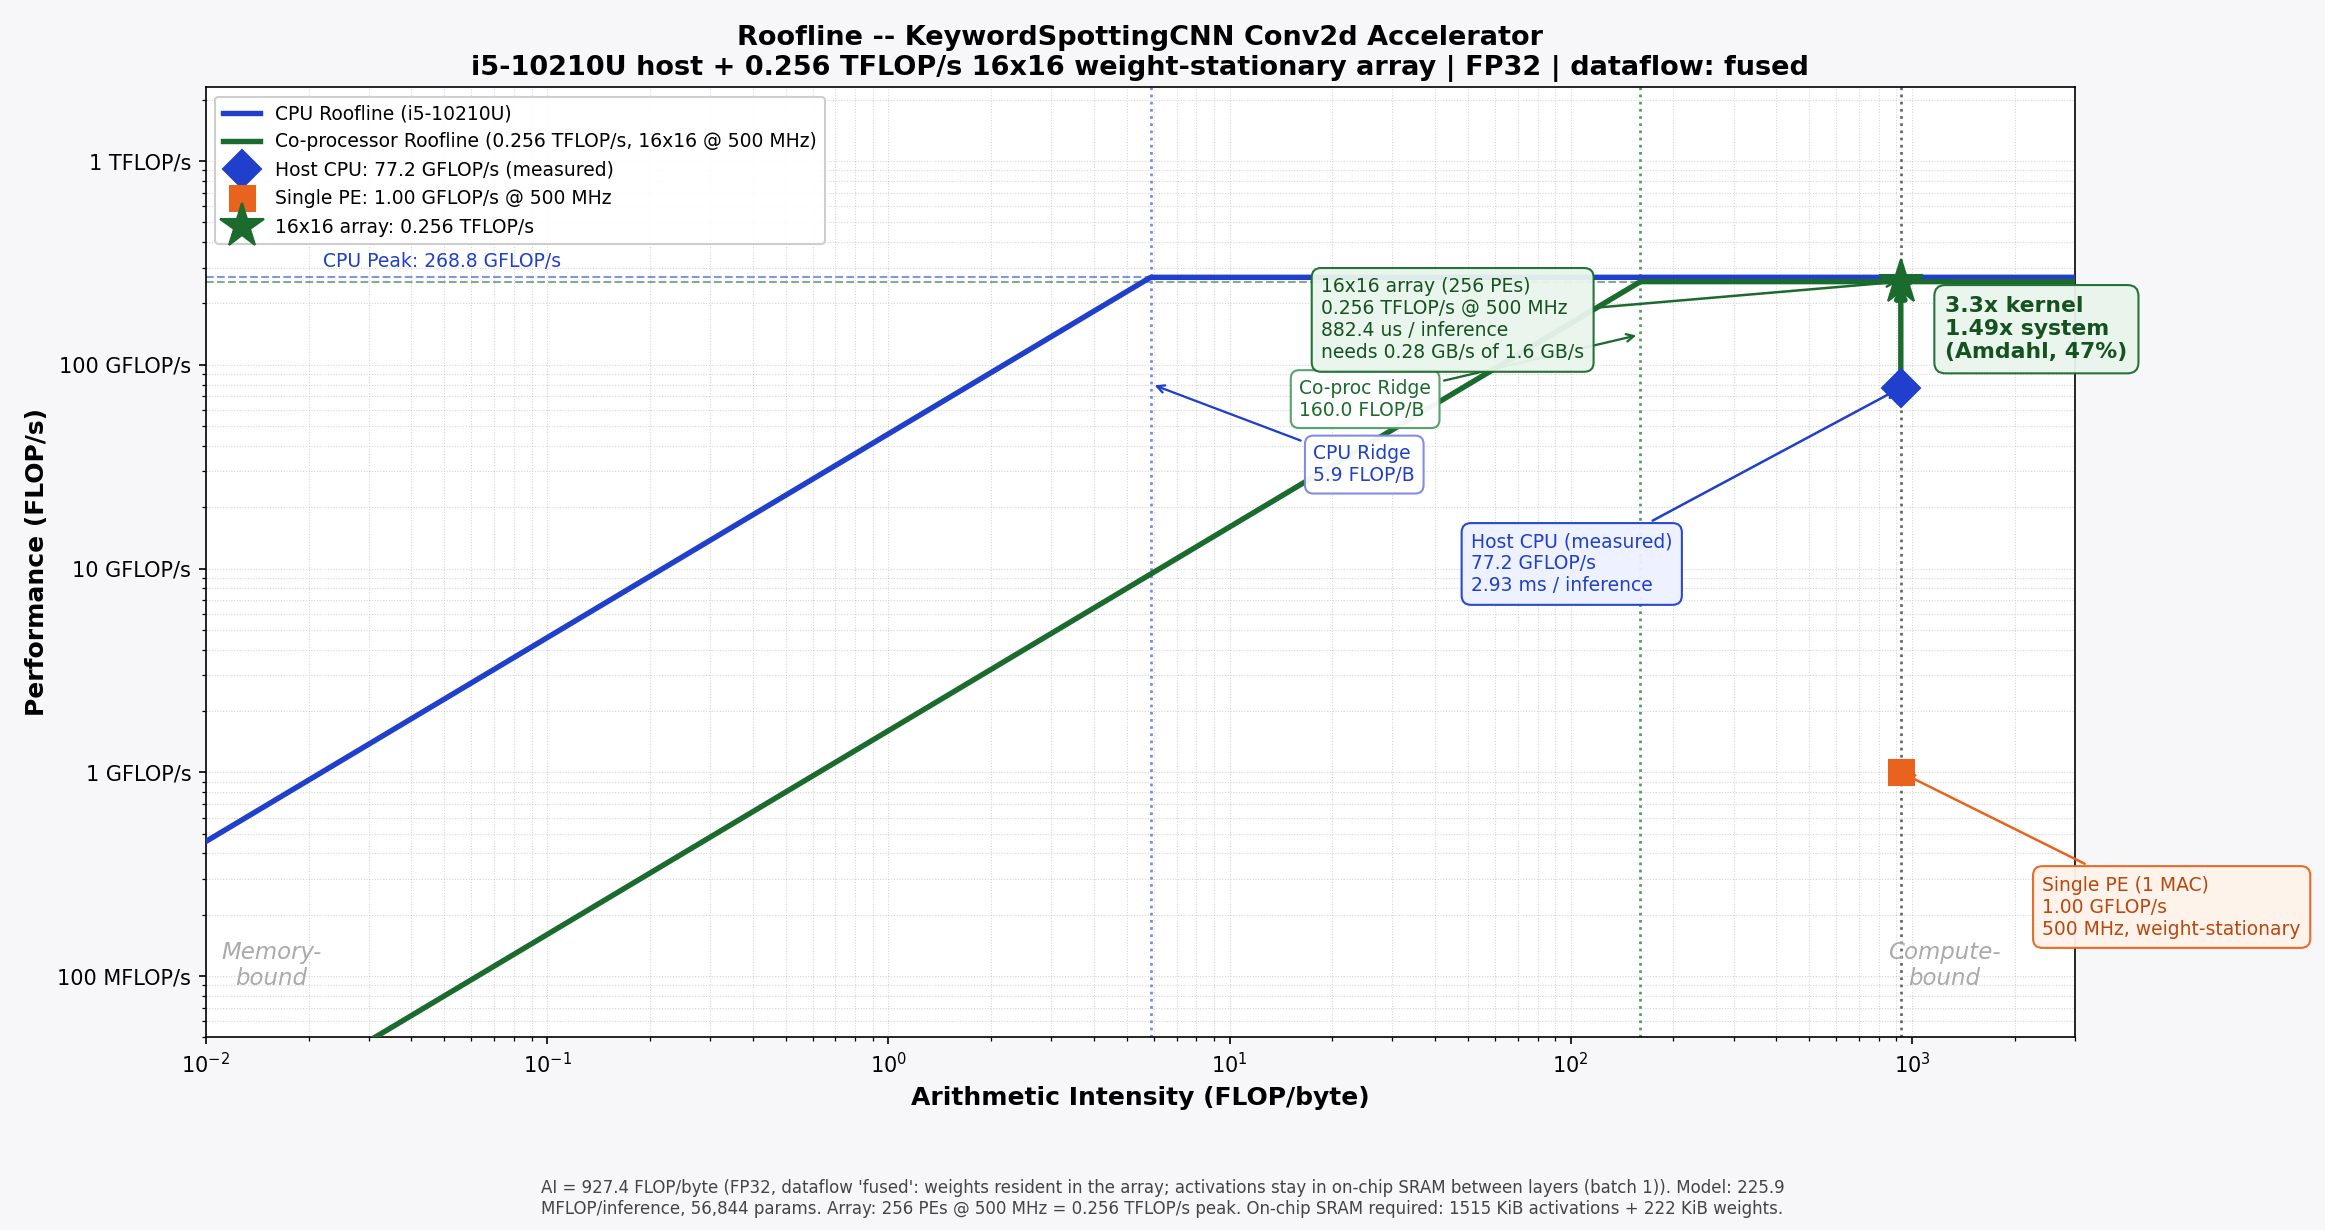

Reproduce this figure in Python.
"""
Roofline analysis for the keyword-spotting CNN: host CPU vs. a proposed
weight-stationary AI chiplet.

Writes Profiling/roofline.png and Profiling/roofline.md.

Three classes of number live here -- keep them straight:
  * Derived from the model (exact, machine-independent): per-layer MACs and
    operand sizes, from torchinfo.
  * Measured on this machine: host CPU achieved GFLOP/s (timed here, batch 1).
  * Platform hypotheses (EDIT THESE): CPU peak FLOP/s and bandwidth, chiplet
    array size / frequency / interface bandwidth, accelerated fraction.

DATAFLOW MODELS (--dataflow):
  none    Every operand fetched from DRAM per layer, no reuse. Worst case.
  ws      Weight-stationary: each weight loaded into the PE array once and
          reused across the whole feature map and the whole batch. Activations
          still stream to/from DRAM between layers.
  fused   Weight-stationary AND activations kept in on-chip SRAM between
          layers (layer fusion). Only the mel input, the logits, and the
          weights ever cross the DRAM interface. Requires enough SRAM to hold
          the largest live activation pair -- the script reports how much.

Requirements:
    pip install torch torchinfo matplotlib

Usage:
    python Profiling/roofline.py
    python Profiling/roofline.py --dataflow fused --freq-mhz 500 --array 32x32
    python Profiling/roofline.py --dataflow fused --bytes-per-elem 1   # INT8
"""

import argparse
import sys
import time
from pathlib import Path

_MISSING = []
try:
    import torch
except ImportError:
    _MISSING.append("torch")
try:
    from torchinfo import summary
except ImportError:
    _MISSING.append("torchinfo")
try:
    import matplotlib
    matplotlib.use("Agg")  # headless: never needs a display
    import matplotlib.pyplot as plt
    from matplotlib.ticker import FuncFormatter
except ImportError:
    _MISSING.append("matplotlib")

if _MISSING:
    sys.exit(
        "Missing required package(s): " + ", ".join(_MISSING) + "\n"
        "Install with:  pip install " + " ".join(_MISSING) + "\n"
        "(for torch, see https://pytorch.org/get-started/locally/ to get the "
        "right CUDA build for your machine)"
    )

REPO_ROOT = Path(__file__).resolve().parent.parent
sys.path.insert(0, str(REPO_ROOT / "src"))

from model import KeywordSpottingCNN  # noqa: E402


def load_dataset_config():
    try:
        import dataset
        return dataset.N_MELS, dataset.NUM_CLASSES
    except Exception:
        return 40, 12


N_MELS, NUM_CLASSES = load_dataset_config()

# ---------------------------------------------------------------------------
# PLATFORM HYPOTHESES -- edit or override on the command line
# ---------------------------------------------------------------------------
# Host CPU: Intel Core i5-10210U (4C/8T, AVX2, boost ~4.2 GHz, DDR4-2667 dual ch.)
#   peak FP32 = 4 cores x 2 FMA x 8 lanes x 2 flop x 4.2 GHz ~= 268.8 GFLOP/s
DEFAULT_CPU_NAME = "i5-10210U"
DEFAULT_CPU_GFLOPS = 268.8
DEFAULT_CPU_BW = 45.8

# Chiplet: weight-stationary systolic array. Peak is derived from array size
# and clock, not hardcoded: rows x cols MACs x 2 FLOP/MAC x frequency.
DEFAULT_ARRAY = "16x16"
DEFAULT_FREQ_MHZ = 500.0
DEFAULT_CHIPLET_BW = 1.6  # GB/s sustained over the host/DRAM interface

# Share of host runtime spent in Conv2d, i.e. the part the chiplet takes over.
# Source: torch.profiler on this model, batch 1 -- aten::convolution accounted
# for ~47% of forward CPU time. Override with --accel-fraction.
DEFAULT_ACCEL_FRACTION = 0.47

DTYPE_NAME = {4: "FP32", 2: "FP16", 1: "INT8"}


def parse_args():
    p = argparse.ArgumentParser(description="Roofline plot for the KWS CNN")
    p.add_argument("--cpu-name", default=DEFAULT_CPU_NAME)
    p.add_argument("--cpu-gflops", type=float, default=DEFAULT_CPU_GFLOPS,
                   help="host CPU peak throughput, GFLOP/s")
    p.add_argument("--cpu-bw", type=float, default=DEFAULT_CPU_BW,
                   help="host CPU peak memory bandwidth, GB/s")
    p.add_argument("--array", default=DEFAULT_ARRAY,
                   help="PE array dimensions, e.g. 16x16 or 32x32")
    p.add_argument("--freq-mhz", type=float, default=DEFAULT_FREQ_MHZ,
                   help="chiplet clock frequency in MHz")
    p.add_argument("--chiplet-bw", type=float, default=DEFAULT_CHIPLET_BW,
                   help="chiplet interface bandwidth, GB/s")
    p.add_argument("--dataflow", default="ws", choices=["none", "ws", "fused"],
                   help="DRAM traffic model (see module docstring)")
    p.add_argument("--bytes-per-elem", type=int, default=4, choices=[1, 2, 4],
                   help="4 = FP32 (default), 2 = FP16/BF16, 1 = INT8")
    p.add_argument("--batch-size", type=int, default=1,
                   help="inferences per weight load (weight-stationary amortisation)")
    p.add_argument("--accel-fraction", type=float, default=DEFAULT_ACCEL_FRACTION,
                   help="fraction of host runtime the chiplet replaces (Amdahl)")
    p.add_argument("--measure-iters", type=int, default=100,
                   help="timed CPU iterations for the measured point (0 to skip)")
    p.add_argument("--out-png", default=str(Path(__file__).resolve().parent / "roofline.png"))
    p.add_argument("--out-md", default=str(Path(__file__).resolve().parent / "roofline.md"))
    return p.parse_args()


def numel(shape):
    n = 1
    for d in shape:
        n *= d
    return n


# ---------------------------------------------------------------------------
# Model-derived quantities
# ---------------------------------------------------------------------------

def analyse_model(args):
    model = KeywordSpottingCNN(num_classes=NUM_CLASSES)
    model.eval()
    input_shape = (1, 1, N_MELS, args.time_frames) if hasattr(args, "time_frames") \
        else (1, 1, N_MELS, 101)
    result = summary(model, input_size=input_shape, verbose=0)

    layers = []
    for li in result.summary_list:
        if not (li.is_leaf_layer and li.macs > 0):
            continue
        layers.append({
            "name": li.get_layer_name(show_var_name=True, show_depth=True),
            "macs": li.macs,
            "in_elems": numel(li.input_size),
            "out_elems": numel(li.output_size),
            "weight_elems": li.num_params,
        })
    layers.sort(key=lambda d: d["macs"], reverse=True)

    # Activation SRAM needed for the fused dataflow: the largest pair of
    # consecutive live tensors (produce into one buffer while reading another).
    acts = sorted({ly["out_elems"] for ly in layers}, reverse=True)
    peak_pair_elems = sum(acts[:2]) if len(acts) >= 2 else (acts[0] if acts else 0)

    return model, result, layers, input_shape, peak_pair_elems


def dram_bytes(args, layers, input_shape, total_weight_elems):
    """DRAM traffic per batch under the selected dataflow."""
    b = args.bytes_per_elem
    n = args.batch_size

    if args.dataflow == "none":
        # Every operand re-fetched, every layer, every sample.
        elems = sum(ly["in_elems"] + ly["out_elems"] + ly["weight_elems"]
                    for ly in layers) * n
        note = "all operands from DRAM every layer, no reuse"
    elif args.dataflow == "ws":
        # Weights loaded once for the whole batch; activations still stream.
        elems = sum(ly["in_elems"] + ly["out_elems"] for ly in layers) * n \
            + total_weight_elems
        note = (f"weights loaded once and held in the array; activations stream "
                f"to/from DRAM (batch {n})")
    else:  # fused
        # Only the mel input, the logits and the weights cross the interface.
        elems = (numel(input_shape) + NUM_CLASSES) * n + total_weight_elems
        note = (f"weights resident in the array; activations stay in on-chip "
                f"SRAM between layers (batch {n})")

    return elems * b, note


# ---------------------------------------------------------------------------
# Measured host point
# ---------------------------------------------------------------------------

def measure_cpu_gflops(model, input_shape, total_flops, iters):
    if iters <= 0:
        return None, None
    x = torch.randn(*input_shape)
    with torch.no_grad():
        for _ in range(max(iters // 5, 5)):
            model(x)
        times = []
        for _ in range(iters):
            t0 = time.perf_counter()
            model(x)
            times.append(time.perf_counter() - t0)
    times.sort()
    median_s = times[len(times) // 2]
    return total_flops / median_s / 1e9, median_s * 1000.0


# ---------------------------------------------------------------------------
# Plot
# ---------------------------------------------------------------------------

def flops_fmt(v, _pos):
    if v >= 1e3:
        return f"{v / 1e3:g} TFLOP/s"
    if v >= 1:
        return f"{v:g} GFLOP/s"
    return f"{v * 1e3:g} MFLOP/s"


def make_plot(args, ctx):
    cpu_peak = args.cpu_gflops
    chip_peak = ctx["chip_peak_gflops"]
    cpu_ridge = cpu_peak / args.cpu_bw
    chip_ridge = chip_peak / args.chiplet_bw
    ai = ctx["ai"]

    fig, ax = plt.subplots(figsize=(15.5, 8.2))
    fig.patch.set_facecolor("#F7F7FA")

    ai_min, ai_max = 1e-2, 3e3
    xs = [ai_min * (ai_max / ai_min) ** (i / 600.0) for i in range(601)]

    ax.plot(xs, [min(cpu_peak, args.cpu_bw * x) for x in xs],
            color="#1F3FCC", lw=2.6, zorder=3,
            label=f"CPU Roofline ({args.cpu_name})")
    ax.plot(xs, [min(chip_peak, args.chiplet_bw * x) for x in xs],
            color="#1B6B2E", lw=2.6, zorder=3,
            label=f"Co-processor Roofline ({chip_peak/1e3:.3f} TFLOP/s, "
                  f"{ctx['array_r']}x{ctx['array_c']} @ {args.freq_mhz:g} MHz)")

    ax.axhline(cpu_peak, color="#1F3FCC", ls="--", lw=1.0, alpha=0.55, zorder=2)
    ax.annotate(f"CPU Peak: {cpu_peak:.1f} GFLOP/s", (ai_min * 2.2, cpu_peak * 1.12),
                fontsize=9, color="#1F3FCC")
    ax.axhline(chip_peak, color="#1B6B2E", ls="--", lw=1.0, alpha=0.55, zorder=2)

    ax.axvline(cpu_ridge, color="#7A86E8", ls=":", lw=1.3, zorder=2)
    ax.axvline(chip_ridge, color="#4E9E63", ls=":", lw=1.3, zorder=2)
    ax.axvline(ai, color="#666666", ls=":", lw=1.3, zorder=2)

    box = dict(boxstyle="round,pad=0.45", fc="white", ec="#7A86E8", alpha=0.95)
    ax.annotate(f"CPU Ridge\n{cpu_ridge:.1f} FLOP/B", xy=(cpu_ridge, cpu_peak * 0.30),
                xytext=(cpu_ridge * 3.0, cpu_peak * 0.10), fontsize=9, color="#1F3FCC",
                bbox=box, arrowprops=dict(arrowstyle="->", color="#1F3FCC", lw=1.1))
    ax.annotate(f"Co-proc Ridge\n{chip_ridge:.1f} FLOP/B", xy=(chip_ridge, chip_peak * 0.55),
                xytext=(chip_ridge * 0.10, chip_peak * 0.22), fontsize=9, color="#1B6B2E",
                bbox=dict(boxstyle="round,pad=0.45", fc="white", ec="#4E9E63", alpha=0.95),
                arrowprops=dict(arrowstyle="->", color="#1B6B2E", lw=1.1))

    # --- plotted operating points ---
    if ctx["cpu_measured_gflops"]:
        ax.plot([ai], [ctx["cpu_measured_gflops"]], "D", color="#1F3FCC", ms=13, zorder=6,
                label=f"Host CPU: {ctx['cpu_measured_gflops']:.1f} GFLOP/s (measured)")
        ax.annotate(
            f"Host CPU (measured)\n{ctx['cpu_measured_gflops']:.1f} GFLOP/s\n"
            f"{ctx['cpu_ms']:.2f} ms / inference",
            xy=(ai, ctx["cpu_measured_gflops"]),
            xytext=(ai * 0.055, ctx["cpu_measured_gflops"] * 0.10), fontsize=9,
            color="#1F3FCC",
            bbox=dict(boxstyle="round,pad=0.5", fc="#EEF1FF", ec="#1F3FCC", alpha=0.95),
            arrowprops=dict(arrowstyle="->", color="#1F3FCC", lw=1.2))

    pe_gflops = ctx["pe_gflops"]
    ax.plot([ai], [pe_gflops], "s", color="#E8641E", ms=12, zorder=6,
            label=f"Single PE: {pe_gflops:.2f} GFLOP/s @ {args.freq_mhz:g} MHz")
    ax.annotate(
        f"Single PE (1 MAC)\n{pe_gflops:.2f} GFLOP/s\n{args.freq_mhz:g} MHz, "
        f"weight-stationary",
        xy=(ai, pe_gflops), xytext=(ai * 2.6, pe_gflops * 0.16), fontsize=9,
        color="#B8480F",
        bbox=dict(boxstyle="round,pad=0.5", fc="#FFF3EA", ec="#E8641E", alpha=0.95),
        arrowprops=dict(arrowstyle="->", color="#E8641E", lw=1.2))

    ax.plot([ai], [chip_peak], "*", color="#1B6B2E", ms=22, zorder=7,
            label=f"{ctx['array_r']}x{ctx['array_c']} array: "
                  f"{chip_peak/1e3:.3f} TFLOP/s")
    ax.annotate(
        f"{ctx['array_r']}x{ctx['array_c']} array ({ctx['n_pe']:,} PEs)\n"
        f"{chip_peak/1e3:.3f} TFLOP/s @ {args.freq_mhz:g} MHz\n"
        f"{ctx['latency_us']:.1f} us / inference\n"
        f"needs {ctx['required_bw']:.2f} GB/s of {args.chiplet_bw:.1f} GB/s",
        xy=(ai, chip_peak), xytext=(ai * 0.020, chip_peak * 0.42), fontsize=9,
        color="#14521F",
        bbox=dict(boxstyle="round,pad=0.5", fc="#E9F5EC", ec="#1B6B2E", alpha=0.95),
        arrowprops=dict(arrowstyle="->", color="#1B6B2E", lw=1.2))

    if ctx["cpu_measured_gflops"]:
        ax.annotate("", xy=(ai, chip_peak), xytext=(ai, ctx["cpu_measured_gflops"]),
                    arrowprops=dict(arrowstyle="-|>", color="#1B6B2E", lw=2.6))
        ax.annotate(
            f"{ctx['kernel_speedup']:.1f}x kernel\n{ctx['system_speedup']:.2f}x system\n"
            f"(Amdahl, {args.accel_fraction:.0%})",
            xy=(ai * 1.35, chip_peak * 0.42), fontsize=10.5, color="#14521F",
            fontweight="bold",
            bbox=dict(boxstyle="round,pad=0.5", fc="#E9F5EC", ec="#1B6B2E", alpha=0.95))

    ax.annotate(f"AI = {ai:,.0f} FLOP/B", xy=(ai * 1.1, ai_min * 1.5),
                fontsize=9, color="#444444", rotation=90)

    ax.text(0.035, 0.055, "Memory-\nbound", transform=ax.transAxes, fontsize=11,
            color="#AAAAAA", style="italic", ha="center")
    ax.text(0.93, 0.055, "Compute-\nbound", transform=ax.transAxes, fontsize=11,
            color="#AAAAAA", style="italic", ha="center")

    ax.set_xscale("log")
    ax.set_yscale("log")
    ax.set_xlim(ai_min, ai_max)
    ax.set_ylim(0.05, chip_peak * 9)
    ax.yaxis.set_major_formatter(FuncFormatter(flops_fmt))
    ax.set_xlabel("Arithmetic Intensity (FLOP/byte)", fontsize=12, fontweight="bold")
    ax.set_ylabel("Performance (FLOP/s)", fontsize=12, fontweight="bold")
    ax.set_title(
        "Roofline -- KeywordSpottingCNN Conv2d Accelerator\n"
        f"{args.cpu_name} host + {chip_peak/1e3:.3f} TFLOP/s "
        f"{ctx['array_r']}x{ctx['array_c']} weight-stationary array | "
        f"{DTYPE_NAME[args.bytes_per_elem]} | dataflow: {args.dataflow}",
        fontsize=13, fontweight="bold")
    ax.grid(True, which="both", ls=":", lw=0.5, alpha=0.55)
    ax.legend(loc="upper left", fontsize=9, framealpha=0.95)

    # Wrap the footnote: a single long line gets clipped at the figure edges.
    import textwrap
    footnote = "\n".join(textwrap.wrap(ctx["footnote"], width=155))
    fig.text(0.5, 0.010, footnote, ha="center", va="bottom",
             fontsize=8, color="#444444")
    fig.tight_layout(rect=(0, 0.075, 1, 1))
    fig.savefig(args.out_png, dpi=150, facecolor=fig.get_facecolor())
    plt.close(fig)


# ---------------------------------------------------------------------------

def main():
    args = parse_args()
    args.time_frames = 101
    torch.manual_seed(42)

    try:
        rows, cols = (int(v) for v in args.array.lower().split("x"))
    except ValueError:
        sys.exit(f"--array must look like 16x16, got {args.array!r}")

    model, result, layers, input_shape, peak_pair_elems = analyse_model(args)

    total_macs = sum(ly["macs"] for ly in layers)
    total_weight_elems = sum(ly["weight_elems"] for ly in layers)
    flops_per_inf = total_macs * 2
    total_flops = flops_per_inf * args.batch_size

    byts, dataflow_note = dram_bytes(args, layers, input_shape, total_weight_elems)
    ai = total_flops / byts

    n_pe = rows * cols
    pe_gflops = 2 * args.freq_mhz * 1e6 / 1e9          # 1 MAC = 2 FLOP per cycle
    chip_peak_gflops = pe_gflops * n_pe
    chip_ridge = chip_peak_gflops / args.chiplet_bw
    cpu_ridge = args.cpu_gflops / args.cpu_bw

    # Attainable performance is the roofline minimum, not the peak.
    chip_attainable = min(chip_peak_gflops, args.chiplet_bw * ai)
    latency_us = flops_per_inf / (chip_attainable * 1e9) * 1e6
    required_bw = chip_peak_gflops / ai

    cpu_gflops_meas, cpu_ms = measure_cpu_gflops(
        model, input_shape, flops_per_inf, args.measure_iters)

    kernel_speedup = (chip_attainable / cpu_gflops_meas) if cpu_gflops_meas else None
    if kernel_speedup:
        f = args.accel_fraction
        system_speedup = 1.0 / ((1 - f) + f / kernel_speedup)
    else:
        system_speedup = None

    sram_kib = peak_pair_elems * args.bytes_per_elem / 1024
    weight_kib = total_weight_elems * args.bytes_per_elem / 1024
    dtype = DTYPE_NAME[args.bytes_per_elem]

    footnote = (
        f"AI = {ai:,.1f} FLOP/byte ({dtype}, dataflow '{args.dataflow}': {dataflow_note}). "
        f"Model: {flops_per_inf/1e6:.1f} MFLOP/inference, {result.total_params:,} params. "
        f"Array: {n_pe:,} PEs @ {args.freq_mhz:g} MHz = {chip_peak_gflops/1e3:.3f} TFLOP/s peak. "
        f"On-chip SRAM required: {sram_kib:.0f} KiB activations + {weight_kib:.0f} KiB weights."
    )

    ctx = {
        "ai": ai, "array_r": rows, "array_c": cols, "n_pe": n_pe,
        "pe_gflops": pe_gflops, "chip_peak_gflops": chip_peak_gflops,
        "cpu_measured_gflops": cpu_gflops_meas, "cpu_ms": cpu_ms,
        "kernel_speedup": kernel_speedup, "system_speedup": system_speedup,
        "latency_us": latency_us, "required_bw": required_bw, "footnote": footnote,
    }
    make_plot(args, ctx)

    bound = "compute-bound" if ai >= chip_ridge else "memory-bound"
    md = [
        "# Roofline Analysis -- Keyword Spotting CNN",
        "",
        f"**Model:** `KeywordSpottingCNN` ({result.total_params:,} params, "
        f"{NUM_CLASSES} classes)  ",
        f"**Input:** `{list(input_shape)}` (batch, channel, n_mels, time frames)  ",
        f"**Precision:** {dtype} ({args.bytes_per_elem} byte/element)  ",
        f"**Dataflow:** `{args.dataflow}` -- {dataflow_note}",
        "",
        "![Roofline](roofline.png)",
        "",
        "## Platforms",
        "",
        "> Peak numbers are **hypotheses** except where marked measured. Override with "
        "`--cpu-gflops`, `--cpu-bw`, `--array`, `--freq-mhz`, `--chiplet-bw`.",
        "",
        "| Platform | Peak | Bandwidth | Ridge point |",
        "| -------- | ---- | --------- | ----------- |",
        f"| {args.cpu_name} (host) | {args.cpu_gflops:,.1f} GFLOP/s | "
        f"{args.cpu_bw:,.1f} GB/s | {cpu_ridge:.1f} FLOP/byte |",
        f"| Chiplet {rows}x{cols} @ {args.freq_mhz:g} MHz | "
        f"{chip_peak_gflops:,.1f} GFLOP/s ({chip_peak_gflops/1e3:.3f} TFLOP/s) | "
        f"{args.chiplet_bw:,.1f} GB/s | {chip_ridge:,.1f} FLOP/byte |",
        "",
        "## Workload",
        "",
        "| Quantity | Value |",
        "| -------- | ----- |",
        f"| MACs per inference | {total_macs:,} |",
        f"| FLOPs per inference | {flops_per_inf:,} ({flops_per_inf/1e6:.1f} MFLOP) |",
        f"| DRAM bytes per batch | {byts:,} |",
        f"| **Arithmetic intensity** | **{ai:,.2f} FLOP/byte** |",
        f"| Bound on chiplet | **{bound}** (AI {ai:,.1f} vs ridge {chip_ridge:,.1f}) |",
        f"| Attainable on chiplet | {chip_attainable:,.1f} GFLOP/s |",
        f"| Latency per inference | {latency_us:.1f} us |",
        "",
        "## Interface Bandwidth",
        "",
        "```",
        "Required BW = chiplet peak / arithmetic intensity",
        f"            = {chip_peak_gflops:.1f} GFLOP/s / {ai:,.2f} FLOP/byte",
        f"            = {required_bw:.2f} GB/s",
        "```",
        "",
        f"Provided: {args.chiplet_bw:.1f} GB/s "
        f"({args.chiplet_bw / required_bw:.2f}x margin).",
        "",
        "## On-Chip SRAM Required",
        "",
        "| Buffer | Size |",
        "| ------ | ---- |",
        f"| Weights (all layers, resident) | {weight_kib:.1f} KiB |",
        f"| Activations (largest live pair) | {sram_kib:.1f} KiB |",
        f"| **Total** | **{weight_kib + sram_kib:.1f} KiB** |",
        "",
    ]

    if cpu_gflops_meas:
        md += [
            "## Speedup",
            "",
            "| Quantity | Value |",
            "| -------- | ----- |",
            f"| Host CPU achieved (measured, batch 1) | {cpu_gflops_meas:.1f} GFLOP/s "
            f"({cpu_ms:.2f} ms/inference) |",
            f"| Chiplet attainable | {chip_attainable:,.1f} GFLOP/s |",
            f"| Kernel speedup | {kernel_speedup:.1f}x |",
            f"| Accelerated fraction (Amdahl) | {args.accel_fraction:.0%} |",
            f"| **System speedup** | **{system_speedup:.2f}x** |",
            "",
            "```",
            f"Speedup_system = 1 / ((1 - {args.accel_fraction:.3f}) + "
            f"{args.accel_fraction:.3f} / {kernel_speedup:.1f})",
            f"               = {system_speedup:.2f}x",
            "```",
            "",
        ]

    md += [
        "## Dataflow Comparison",
        "",
        "Same model, same precision -- only the DRAM traffic model changes:",
        "",
        "| Dataflow | DRAM bytes | AI (FLOP/byte) |",
        "| -------- | ---------- | -------------- |",
    ]
    for df in ("none", "ws", "fused"):
        saved = args.dataflow
        args.dataflow = df
        b_df, _ = dram_bytes(args, layers, input_shape, total_weight_elems)
        args.dataflow = saved
        md.append(f"| `{df}` | {b_df:,} | {total_flops / b_df:,.2f} |")

    md += [
        "",
        "Weight-stationary alone moves the needle very little at batch 1: the weights",
        f"are only {weight_kib:.0f} KiB of the traffic, while the activations are the bulk.",
        "The large gain comes from keeping activations on-chip between layers (`fused`).",
        "",
        "## Precision Note",
        "",
        "Operation count is fixed by the architecture, so AI scales inversely with bytes",
        "per element: FP32 -> INT8 divides DRAM traffic by 4 and multiplies AI by 4.",
        "Re-run with `--bytes-per-elem 1` for the INT8 roofline.",
    ]

    Path(args.out_md).write_text("\n".join(md) + "\n", encoding="utf-8")

    print(f"Wrote {args.out_png}")
    print(f"Wrote {args.out_md}")
    print(f"\nDataflow '{args.dataflow}' | {dtype} | AI = {ai:,.2f} FLOP/byte")
    print(f"Chiplet {rows}x{cols} @ {args.freq_mhz:g} MHz = "
          f"{chip_peak_gflops:,.1f} GFLOP/s peak, ridge {chip_ridge:,.1f} -> {bound}")
    print(f"Attainable {chip_attainable:,.1f} GFLOP/s, {latency_us:.1f} us/inference")
    if cpu_gflops_meas:
        print(f"CPU measured {cpu_gflops_meas:.1f} GFLOP/s -> "
              f"{kernel_speedup:.1f}x kernel, {system_speedup:.2f}x system")


if __name__ == "__main__":
    main()
